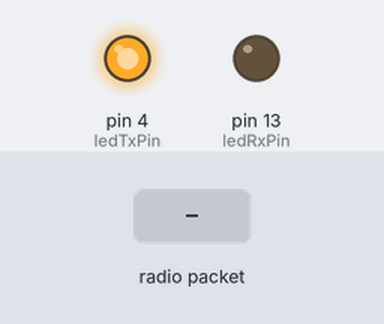
The sketch below on a simulated Arduino Uno, built with avr-gcc and run on an emulated ATmega328P. Parts: output pins drawn as LEDs (lit = HIGH). The inputs (shaded band) are chosen by the test bench. No radio packets arrive unless stated.

Above: at 9.0 s.
9.1 s: radio packet "1" arrives
At 13.4 s:
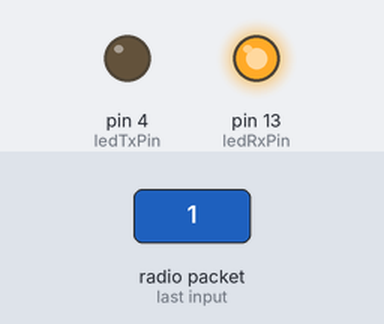
At 14.7 s:
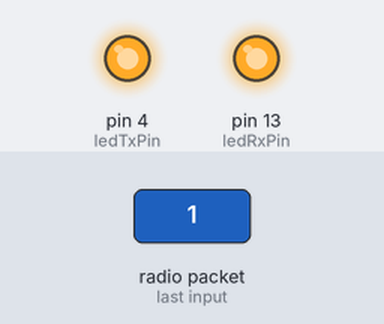
18.6 s: radio packet "0" arrives
At 23.9 s:
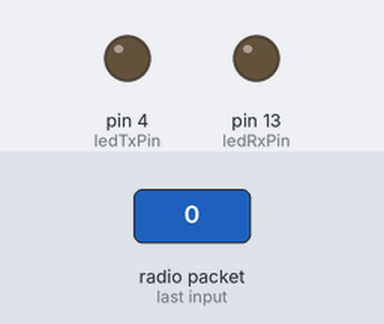
Timing chart, 0 to 34.1 s (numbered marks = the images above; inputs shaded):
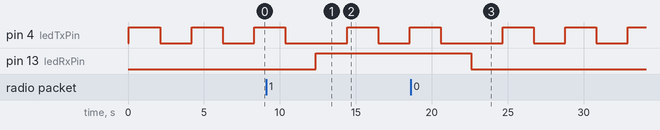

Measured:
- after the input at 9.1 s, pin 13 (ledRxPin): LOW → HIGH after 3.3 s
- after the input at 18.6 s, pin 13 (ledRxPin): HIGH → LOW after 4.0 s
- by itself, pin 4 (ledTxPin): repeats every 4.1 s: HIGH 2.1 s, LOW 2.1 s

The sketch:

handGestureRobot.ino
```cpp
#include <VirtualWire.h>

const int ledTxPin=4;
const int ledRxPin=13;
const int txPin=2;
const int rxPin=8;

char data[1];

void setup() {
  pinMode(13,OUTPUT);
  pinMode(4,OUTPUT);
  vw_set_ptt_inverted(true);
  vw_set_tx_pin(txPin);
  vw_set_rx_pin(rxPin);
  vw_setup(4000); //Set at 2000 bits per sec
  vw_rx_start();
}

void loop() {

  data[0]='1';
  vw_send((uint8_t*)data,1);
  vw_wait_tx();
  digitalWrite(ledTxPin,HIGH);
  Serial.println('1');
  delay(2000);

  data[0]='0';
  vw_send((uint8_t*)data,1);
  vw_wait_tx();
  digitalWrite(ledTxPin,LOW);
  Serial.println('1');
  delay(2000);

  uint8_t buff[VW_MAX_MESSAGE_LEN];
  uint8_t buffLen = VW_MAX_MESSAGE_LEN;

  if(vw_get_message(buff,&buffLen))
  {
    if(buff[0]=='1'){
      Serial.println('1');
      digitalWrite(ledRxPin,HIGH);
      delay(2000);
    }
    else if(buff[0]=='0'){
      Serial.println('0');
      digitalWrite(ledRxPin,LOW);
      delay(2000);
    }
  }
}
```
